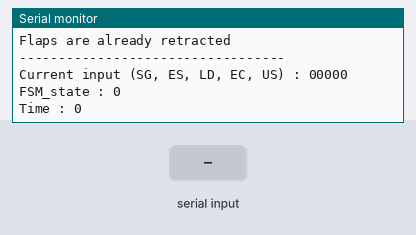
This sketch was run on a simulated Arduino Uno, built with avr-gcc and run on an emulated ATmega328P. Shown: the last lines printed to the serial monitor. Inputs (shaded band) come from the test bench.

Above: at 1.2 s.
1.3 s: "1" received over Serial
At 4.1 s:
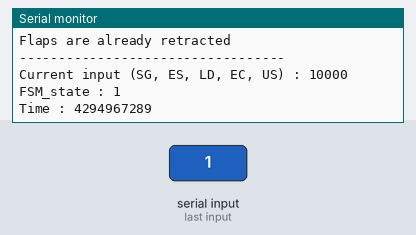
4.3 s: "0" received over Serial
At 6.9 s:
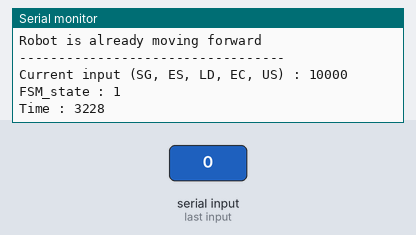
7.0 s: "2" received over Serial
8.5 s: "1" received over Serial
At 10.4 s:
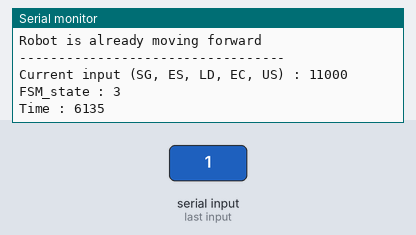
Timing chart, 0 to 11.9 s (numbered marks = the images above; inputs shaded):
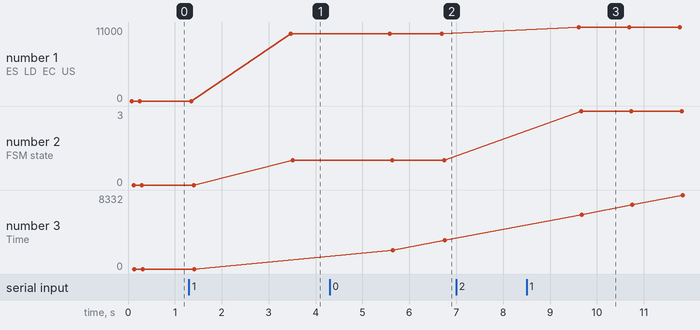

Measured:
- after the input at 1.3 s, the serial monitor: prints a new line after 2.1 s (image 1)
- after the input at 4.3 s, the serial monitor: prints a new line after 1.2 s (image 2)
- after the input at 8.5 s, the serial monitor: prints a new line after 1.0 s (image 3)
- plotted number 1: 0 → 10000 after the input at 1.3 s, 10000 → 11000 after the input at 8.5 s
- plotted number 2: 0 → 1 after the input at 1.3 s, 1 → 3 after the input at 8.5 s
- plotted number 3: 0 → 3228 after the input at 4.3 s, 3228 → 8332 after the input at 8.5 s

The sketch:

FSM_code.ino
```cpp
/*
  ME 588 Final Project
  Team 10

  Reference: https://docs.google.com/presentation/d/1SksHOphqhfJFn6xp7ug-bYm4VV44OZiPOhLUAs5DCw4/edit?usp=sharing
  This program will implement our core FSM logic and
  will be the base program that makes other custom
  functions calls

  TO DO:
  Verify data type for pins

  Author:
  Kumar Ramesh (ramesh64@purdue.edu)
  22nd Mar, 2023
 */

// Defining pin numbers
const char SG_pin = 2;  // Start Game pin
const char ES_pin = 3;  // Emergency Stop pin
const char LD_pin = 4;  // Line Detected pin
const char EC_pin = 5;  // Encoder Count pin
const char US_pin = 6;  // Ultra-Sonic sensor pin

// Defining FSM input variables
boolean SG = 0; // Start Game
boolean ES = 0; // Emergency Stop
boolean LD = 0; // Line Detected
boolean EC = 0; // Encoder Count
boolean US = 0; // Ultra-Sonic sensor

// Defining FSM output variables
boolean FL = 0; // Flaps
boolean MF = 0; // Move Forward
boolean RT = 0; // Right Turn

// Defining states for FSM
const byte STATE_0 = 0; // STOP
const byte STATE_1 = 1; // FORWARD
const byte STATE_2 = 2; // RIGHT TURN
const byte STATE_3 = 3; // EMERGENCY STOP

// Defining time limit
const unsigned long TIME_LIMIT = 120000; // [ms]

// Initializing the first state of the robot
int FSM_state = STATE_0;

// Variable to hold the 2min timer
unsigned long time_since_prgm_start = 0;
unsigned long time_at_SG = 0;

// Variable to read virtual input from keyboard
String input_data;


void setup() {
  Serial.begin(9600);

  while(!Serial)
    delay(10);

  Serial.println("ME 588 Project FSM virtual testing");
  Serial.println();

  PrintStatus();
}


void loop() {

  // Get virtual input from user
  GetInputData();

  // Function to determine value of variable SG
  time_since_prgm_start = millis();
  CheckTime();

  switch(FSM_state) {
    case  STATE_0:
      // perform action
      StayStationary();
      RetractFlaps();
      // transition logic
      if(SG == 0) {
          FSM_state = STATE_0;
      } else if(SG == 1){
          StartTimer();
          FSM_state = STATE_1;
      }
    break;

    case  STATE_1:
      // perform action
      DeployFlaps();
      MoveForward();
      // transition logic
      if((SG == 1) && (ES ==0) && (EC == 0) && (US == 0)) {
        ResetEncoder();
        FSM_state = STATE_1;
      } else if((SG == 1) && (ES == 0) && (EC == 1) && (US == 1)) {
        StayStationary();  // Stop moving before turning right
        FSM_state = STATE_2;
      } else if(ES == 1) {
        FSM_state = STATE_3;
      } else if(((SG == 1) && (LD == 1)) || (SG == 0)) {
        FSM_state = STATE_0;
      }
    break;

    case  STATE_2:
      // perform action
      DeployFlaps();
      TurnRight();
      // transition logic
      if((SG == 1) && (ES == 0) && (EC == 0) && (US == 1)) {
        ResetEncoder();
        FSM_state = STATE_2;
      } else if(ES == 1) {
        FSM_state = STATE_3;
      } else if((SG == 1) && (ES == 0) && (EC == 1) && (US == 0)) {
          StayStationary();
          FSM_state = STATE_1;
      }
    break;

    case  STATE_3:
      // perform action
      StayStationary();
      // transition logic
      if((SG == 1) && (ES == 0)) {
        FSM_state = STATE_1;
      } else if(ES == 1) {
        FSM_state = STATE_3;
      } else if((SG == 0) && (ES == 0)) {
          FSM_state = STATE_0;
      }
    break;
  }

  PrintStatus();
  delay(1000);
}


void PrintStatus() {
  // Simply print input data and FSM status
  Serial.println("----------------------------------");
  Serial.print("Current input (SG, ES, LD, EC, US) : "); Serial.print(SG); Serial.print(ES); Serial.print(LD);
  Serial.print(EC); Serial.println(US);
  Serial.print("FSM_state : "); Serial.println(FSM_state);
  Serial.print("Time : ");
  if(SG)
    Serial.println(time_since_prgm_start - time_at_SG);
  else
    Serial.println(0);
  Serial.println();
}


void GetInputData() {
  /*
    Read all 5 inputs at once
    Example : Enter 10101 and press enter
    This will set SG = 1, ES = 0, LD = 1, EC = 0, US = 1
    NOTE : enter a 5 digit num, with 1's and 0's only
  */
  if(Serial.available() > 0) {
    input_data = Serial.readString();
    input_data.trim();
    SG = input_data[0] == '1' ? 1 : 0;
    ES = input_data[1] == '1' ? 1 : 0;
    LD = input_data[2] == '1' ? 1 : 0;
    EC = input_data[3] == '1' ? 1 : 0;
    US = input_data[4] == '1' ? 1 : 0;
    Serial.print("Received : "); Serial.println(input_data);
    // Serial.flush();
  }
}


void StartTimer() {
  /*
    Function to start our game timer
  */
  time_at_SG = millis(); // record curr time to use as reference zero
}


void CheckTime() {
  /*
    Function to determine value of variable SG
  */
    if((time_at_SG > 0) && ((time_since_prgm_start - time_at_SG) >= TIME_LIMIT)) { // exceeding 2 min limit
        SG = 0;
        Serial.println("2 min UP!");
    } else if((time_at_SG == 0) && (SG == 0)){ // timer not started yet and input SG is still 0
        SG = 0;
    } else { // game started
        SG = 1;
    }
}


void ResetEncoder() {
  EC = 0; // ?
}


void StayStationary() {
  /*
    Logic to keep the robot stationary
  */
  if(MF || RT) { // robot not stationary
      Serial.println("Stopping robot motion");
      // add logic here
      MF = 0;
      RT = 0;
  } else {
      Serial.println("Robot is already stationary");
  }
}


void MoveForward() {
    /*
      Logic to keep the robot moving in a straight line
    */
    if(MF) { // robot moving forward
        Serial.println("Robot is already moving forward");
    } else {
        Serial.println("Making robot move forward");
        // add logic here
        MF = 1;
    }
}


void TurnRight() {
    /*
      Logic to make the robot take a 90 deg right turn
    */
    if(RT) { // robot turning right
        Serial.println("Robot is already turning right");
    } else {
        Serial.println("Making robot turn right");
        // add logic here
        RT = 1;
    }
}


void DeployFlaps() {
  /*
    Logic to deploy flaps
  */
  if(FL) {  // flaps deployed
      Serial.println("Flaps are already deployed");
  } else {
      Serial.println("Deploying flaps");
      // add logic here
      FL = 1;
  }
}


void RetractFlaps() {
  /*
    Logic to retract flaps
  */
  if(!FL) {  // flaps retracted
    Serial.println("Flaps are already retracted");
  } else {
    Serial.println("Retracting flaps");
    // add logic here
    FL = 0;
  }
}
```
